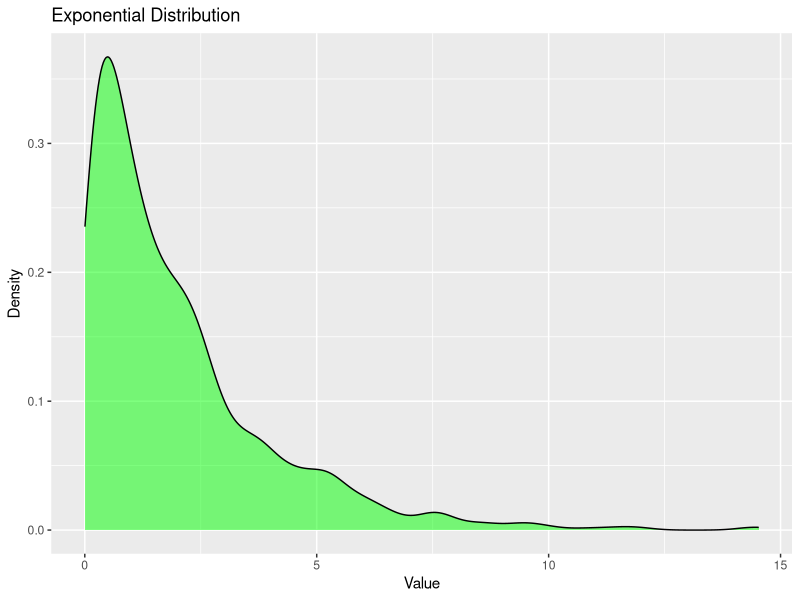
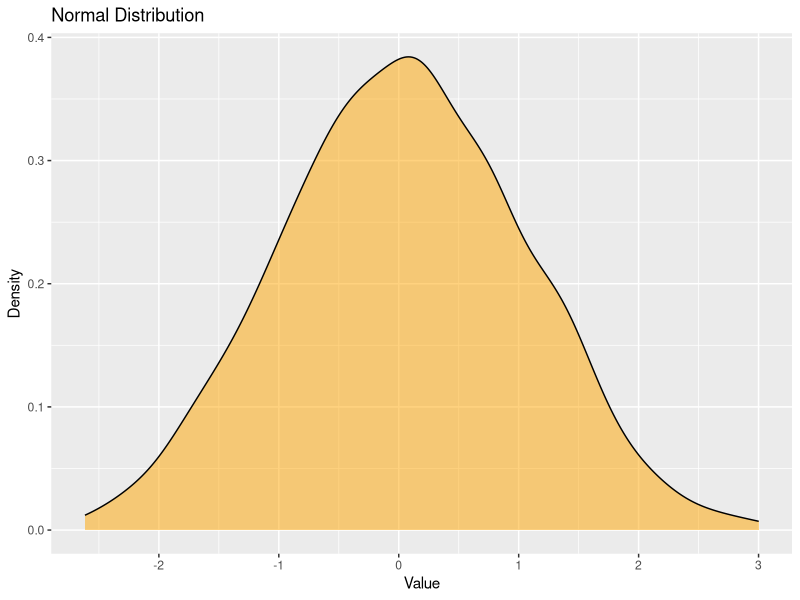
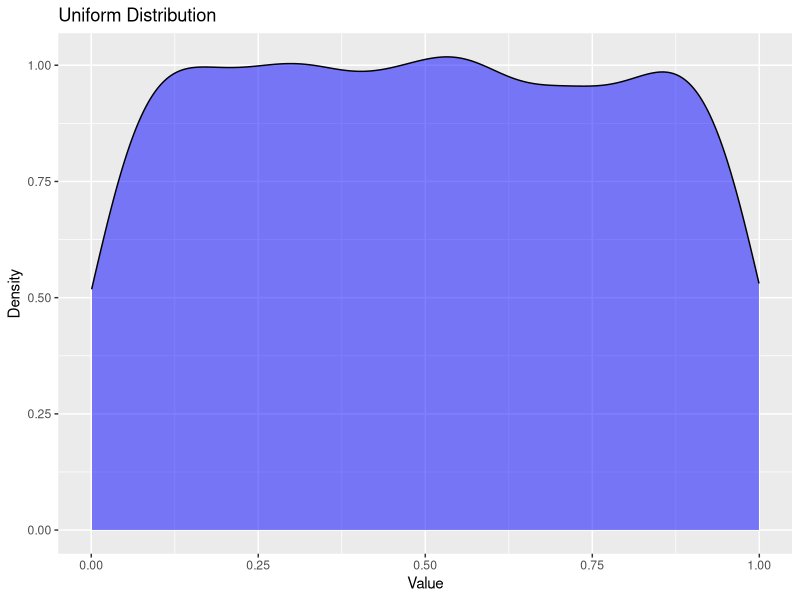

Here is the R script that generated these plots, in order: (Note: this script raises an error after producing the figures.)
library(ggplot2)

uniform_data <- runif(1000, min = 0, max = 1)
exponential_data <- rexp(1000, rate = 0.5)
normal_data <- rnorm(1000, mean = 0, sd = 1)

uniform_plot <- ggplot(data.frame(x = uniform_data), aes(x = x)) +
  geom_density(fill = "blue", alpha = 0.5) +
  labs(title = "Uniform Distribution", x = "Value", y = "Density")

exponential_plot <- ggplot(data.frame(x = exponential_data), aes(x = x)) +
  geom_density(fill = "green", alpha = 0.5) +
  labs(title = "Exponential Distribution", x = "Value", y = "Density")

normal_plot <- ggplot(data.frame(x = normal_data), aes(x = x)) +
  geom_density(fill = "orange", alpha = 0.5) +
  labs(title = "Normal Distribution", x = "Value", y = "Density")

combined_plot <- uniform_plot + exponential_plot + normal_plot +
  plot_layout(ncol = 3)

print(combined_plot)
